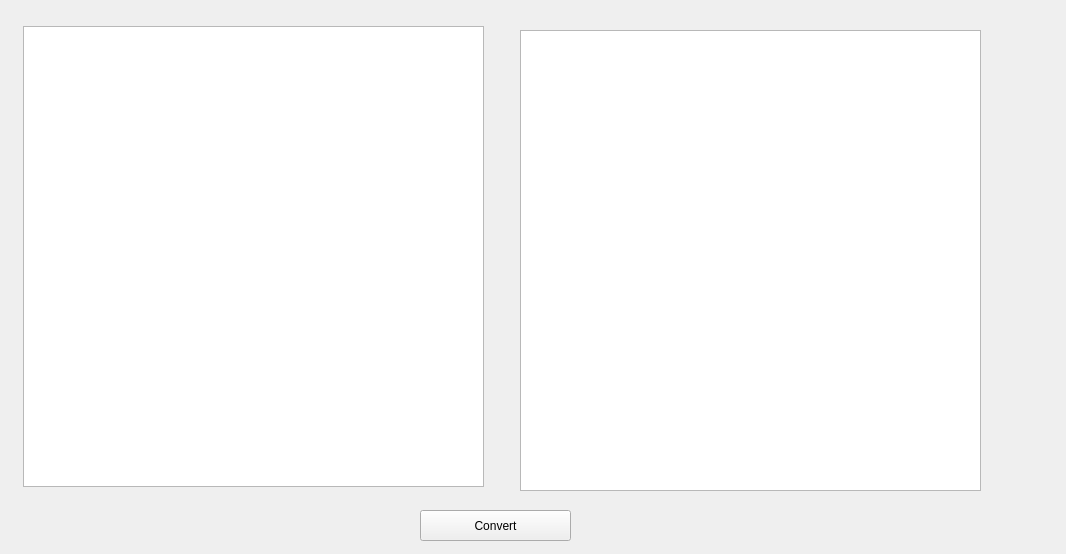
<?xml version="1.0" encoding="UTF-8"?>
<ui version="4.0">
 <class>Form</class>
 <widget class="QWidget" name="Form">
  <property name="geometry">
   <rect>
    <x>0</x>
    <y>0</y>
    <width>1066</width>
    <height>554</height>
   </rect>
  </property>
  <property name="windowTitle">
   <string>Form</string>
  </property>
  <widget class="QTextEdit" name="textEdit">
   <property name="geometry">
    <rect>
     <x>23</x>
     <y>26</y>
     <width>461</width>
     <height>461</height>
    </rect>
   </property>
  </widget>
  <widget class="QTextEdit" name="textEdit_2">
   <property name="geometry">
    <rect>
     <x>520</x>
     <y>30</y>
     <width>461</width>
     <height>461</height>
    </rect>
   </property>
  </widget>
  <widget class="QPushButton" name="pushButton">
   <property name="geometry">
    <rect>
     <x>420</x>
     <y>510</y>
     <width>151</width>
     <height>31</height>
    </rect>
   </property>
   <property name="text">
    <string>Convert</string>
   </property>
  </widget>
 </widget>
 <resources/>
 <connections/>
</ui>
